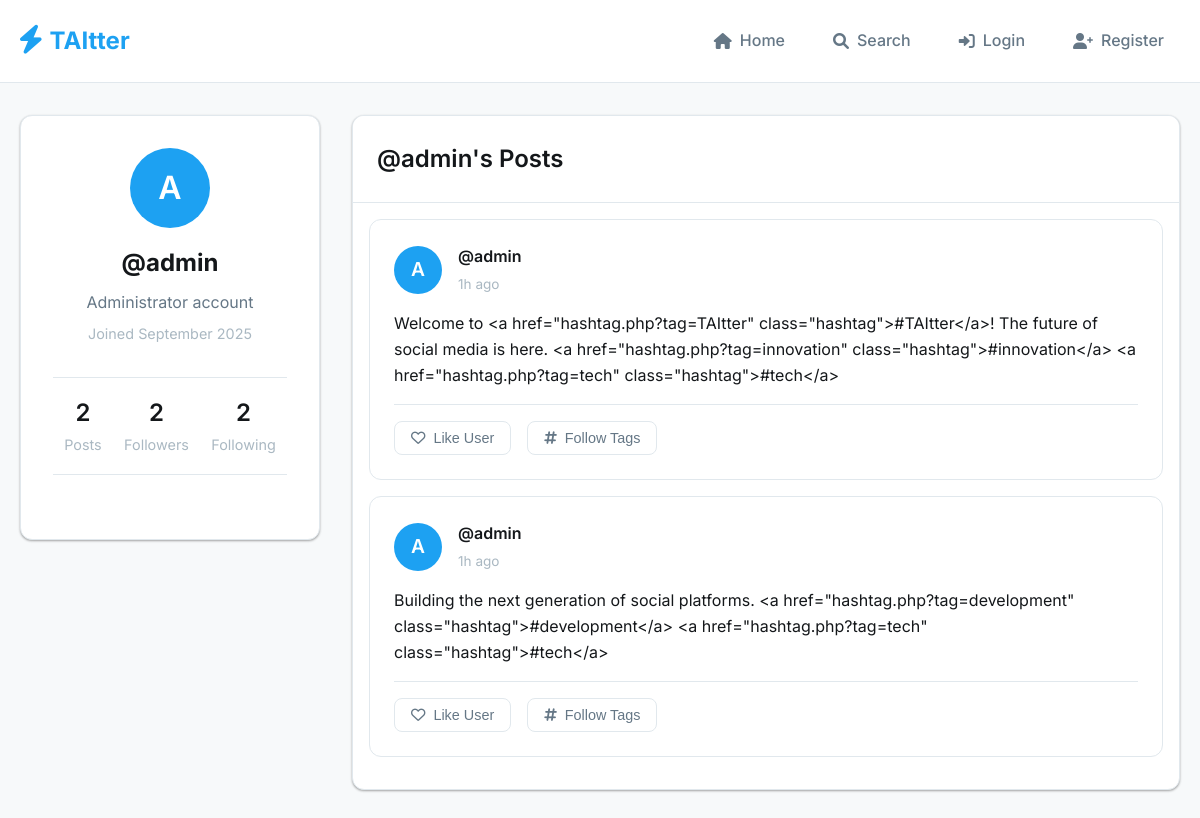
/profile.php?username=admin, run on the app's committed database.
### tables this page shows
CREATE TABLE users (
    id INT PRIMARY KEY AUTO_INCREMENT,
    username VARCHAR(50) UNIQUE NOT NULL,
    email VARCHAR(100) UNIQUE NOT NULL,
    password VARCHAR(255) NOT NULL,
    description TEXT,
    created_at TIMESTAMP DEFAULT CURRENT_TIMESTAMP,
    updated_at TIMESTAMP DEFAULT CURRENT_TIMESTAMP ON UPDATE CURRENT_TIMESTAMP,
    last_login TIMESTAMP NULL
);

CREATE TABLE posts (
    id INT PRIMARY KEY AUTO_INCREMENT,
    user_id INT NOT NULL,
    content VARCHAR(144) NOT NULL,
    created_at TIMESTAMP DEFAULT CURRENT_TIMESTAMP,
    FOREIGN KEY (user_id) REFERENCES users(id) ON DELETE CASCADE,
    INDEX idx_created_at (created_at),
    INDEX idx_user_id (user_id)
);

### config/config.php (called while the page is built, shortened)
<?php
function is_logged_in() {
    return isset($_SESSION['user_id']) && !empty($_SESSION['user_id']);
}
?>

### models/User.php (called while the page is built, shortened)
<?php
class User {
    private $conn;
    private $table_name = "users";
    public function __construct($db) {
        $this->conn = $db;
    }
    public function getByUsername($username) {
        $query = "SELECT id, email, username, description, created_at, last_login
                  FROM " . $this->table_name . "
                  WHERE username = :username
                  LIMIT 0,1";
        $stmt = $this->conn->prepare($query);
        $stmt->bindParam(":username", $username);
        $stmt->execute();
        if($stmt->rowCount() > 0) {
            $row = $stmt->fetch(PDO::FETCH_ASSOC);
            $this->id = $row['id'];
            $this->username = $row['username'];
            $this->description = $row['description'];
            $this->created_at = $row['created_at'];
            return true;
        }
        return false;
    }
    public function getStats($user_id) {
        $followers_query = "SELECT COUNT(*) as followers_count
                           FROM user_likes_users
                           WHERE liked_user_id = :user_id";
        $stmt = $this->conn->prepare($followers_query);
        $stmt->bindParam(":user_id", $user_id);
        $stmt->execute();
        $followers = $stmt->fetch(PDO::FETCH_ASSOC)['followers_count'];
        $following_query = "SELECT COUNT(*) as following_count
                           FROM user_likes_users
                           WHERE liker_id = :user_id";
        $stmt = $this->conn->prepare($following_query);
        $stmt->bindParam(":user_id", $user_id);
        $stmt->execute();
        $following = $stmt->fetch(PDO::FETCH_ASSOC)['following_count'];
        $posts_query = "SELECT COUNT(*) as posts_count
                       FROM posts
                       WHERE user_id = :user_id";
        $stmt = $this->conn->prepare($posts_query);
        $stmt->bindParam(":user_id", $user_id);
        $stmt->execute();
        $posts = $stmt->fetch(PDO::FETCH_ASSOC)['posts_count'];
        return [
            'followers' => $followers,
            'following' => $following,
            'posts' => $posts
        ];
    }
}
?>

### models/Post.php (called while the page is built, shortened)
<?php
class Post {
    private $conn;
    private $table_name = "posts";
    public function __construct($db) {
        $this->conn = $db;
    }
    public function getByUser($user_id, $limit = 20, $offset = 0) {
        $query = "SELECT p.id, p.user_id, p.content, p.created_at,
                         u.username, u.description as user_description
                  FROM " . $this->table_name . " p
                  LEFT JOIN users u ON p.user_id = u.id
                  WHERE p.user_id = :user_id
                  ORDER BY p.created_at DESC
                  LIMIT :limit OFFSET :offset";
        $stmt = $this->conn->prepare($query);
        $stmt->bindParam(":user_id", $user_id);
        $stmt->bindParam(":limit", $limit, PDO::PARAM_INT);
        $stmt->bindParam(":offset", $offset, PDO::PARAM_INT);
        $stmt->execute();
        return $stmt->fetchAll(PDO::FETCH_ASSOC);
    }
}
?>

### profile.php (the view, shortened to what this page needs)
<?php
require_once 'config/config.php';
require_once 'config/database.php';
require_once 'models/User.php';
require_once 'models/Post.php';
$database = new Database();
$db = $database->getConnection();
$user = new User($db);
$post = new Post($db);
$profile_username = $_GET['username'] ?? null;
if(!$user->getByUsername($profile_username)) {
    redirect('index.php');
}
$stats = $user->getStats($user->id);
$posts = $post->getByUser($user->id, 20, 0);
?>
<!DOCTYPE html>
<html lang="en">
<head>
    <link rel="stylesheet" href="assets/css/style.css">
    <link href="https://cdnjs.cloudflare.com/ajax/libs/font-awesome/6.0.0/css/all.min.css" rel="stylesheet">
</head>
<body>
    <div class="app-container">
        <header class="header">
            <div class="container">
                <div class="header-content">
                    <div class="logo">
                        <i class="fas fa-bolt"></i>
                        <span>TAItter</span>
                    </div>
                    <nav class="nav">
                        <a href="index.php" class="nav-link">
                            <i class="fas fa-home"></i>
                            <span>Home</span>
                        </a>
                        <a href="search.php" class="nav-link">
                            <i class="fas fa-search"></i>
                            <span>Search</span>
                        </a>
                        <?php if(is_logged_in()): ?>
                            <a href="profile.php" class="nav-link <?php echo $profile_username === $_SESSION['username'] ? 'active' : ''; ?>">
                                <i class="fas fa-user"></i>
                                <span>Profile</span>
                            </a>
                            <a href="settings.php" class="nav-link">
                                <i class="fas fa-cog"></i>
                                <span>Settings</span>
                            </a>
                            <a href="api/auth.php" class="nav-link logout-btn" onclick="logout()">
                                <i class="fas fa-sign-out-alt"></i>
                                <span>Logout</span>
                            </a>
                        <?php else: ?>
                            <a href="login.php" class="nav-link">
                                <i class="fas fa-sign-in-alt"></i>
                                <span>Login</span>
                            </a>
                            <a href="register.php" class="nav-link">
                                <i class="fas fa-user-plus"></i>
                                <span>Register</span>
                            </a>
                        <?php endif; ?>
                    </nav>
                </div>
            </div>
        </header>
        <main class="main">
            <div class="container">
                <div class="content-grid">
                    <aside class="sidebar">
                        <div class="profile-card">
                            <div class="profile-header">
                                <div class="profile-avatar">
                                    <?php echo strtoupper(substr($user->username, 0, 1)); ?>
                                </div>
                                <div class="profile-info">
                                    <h2>@<?php echo htmlspecialchars($user->username); ?></h2>
                                    <p class="profile-description">
                                        <?php echo htmlspecialchars($user->description ?: 'No description'); ?>
                                    </p>
                                    <p class="profile-joined">
                                        Joined <?php echo date('F Y', strtotime($user->created_at)); ?>
                                    </p>
                                </div>
                            </div>
                            <div class="profile-stats">
                                <div class="stat">
                                    <span class="stat-number"><?php echo $stats['posts']; ?></span>
                                    <span class="stat-label">Posts</span>
                                </div>
                                <div class="stat">
                                    <span class="stat-number"><?php echo $stats['followers']; ?></span>
                                    <span class="stat-label">Followers</span>
                                </div>
                                <div class="stat">
                                    <span class="stat-number"><?php echo $stats['following']; ?></span>
                                    <span class="stat-label">Following</span>
                                </div>
                            </div>
                        </div>
                    </aside>
                    <div class="main-content">
                        <div class="feed-header">
                            <h2>@<?php echo htmlspecialchars($user->username); ?>'s Posts</h2>
                        </div>
                        <div class="posts-container" id="posts-container">
                            <?php if(empty($posts)): ?>
                                <div class="empty-state">
                                    <i class="fas fa-comments"></i>
                                    <h3>No posts yet</h3>
                                    <p>@<?php echo htmlspecialchars($user->username); ?> hasn't posted anything yet.</p>
                                </div>
                            <?php else: ?>
                                <?php foreach($posts as $post): ?>
                                    <div class="post" data-post-id="<?php echo $post['id']; ?>">
                                        <div class="post-header">
                                            <div class="user-info">
                                                <div class="avatar">
                                                    <?php echo strtoupper(substr($post['username'], 0, 1)); ?>
                                                </div>
                                                <div class="user-details">
                                                    <a href="profile.php?username=<?php echo urlencode($post['username']); ?>" class="username">
                                                        @<?php echo htmlspecialchars($post['username']); ?>
                                                    </a>
                                                    <span class="post-time">
                                                        <?php echo time_ago($post['created_at']); ?>
                                                    </span>
                                                </div>
                                            </div>
                                        </div>
                                        <div class="post-content">
                                            <?php echo format_post_content($post['content']); ?>
                                        </div>
                                        <div class="post-actions">
                                            <button class="action-btn like-user-btn" data-user-id="<?php echo $post['user_id']; ?>">
                                                <i class="far fa-heart"></i>
                                                <span>Like User</span>
                                            </button>
                                            <button class="action-btn follow-hashtag-btn" data-hashtags='<?php echo json_encode(extract_hashtags($post['content'])); ?>'>
                                                <i class="fas fa-hashtag"></i>
                                                <span>Follow Tags</span>
                                            </button>
                                        </div>
                                    </div>
                                <?php endforeach; ?>
                            <?php endif; ?>
                        </div>
                    </div>
                </div>
            </div>
        </main>
    </div>
</body>
</html>
<?php
function time_ago($datetime) {
    $time = time() - strtotime($datetime);
    if ($time < 86400) return floor($time/3600) . 'h ago';
    return floor($time/31536000) . 'y ago';
}
function format_post_content($content) {
    $content = preg_replace('/#(\w+)/', '<a href="hashtag.php?tag=$1" class="hashtag">#$1</a>', $content);
    $content = preg_replace('/@(\w+)/', '<a href="profile.php?username=$1" class="mention">@$1</a>', $content);
    return nl2br(htmlspecialchars($content));
}
function extract_hashtags($content) {
    preg_match_all('/#(\w+)/', $content, $matches);
    return $matches[1];
}
?>

### assets/css/style.css (style rules this page uses)
:root { --primary-color: #1da1f2; --primary-hover: #0d8bd9; --secondary-color: #657786; --success-color: #17bf63; --danger-color: #e0245e; --warning-color: #ffad1f; --background-color: #f7f9fa; --surface-color: #ffffff; --border-color: #e1e8ed; --text-primary: #14171a; --text-secondary: #657786; --text-muted: #aab8c2; --shadow: 0 1px 3px rgba(0, 0, 0, 0.12), 0 1px 2px rgba(0, 0, 0, 0.24); --shadow-hover: 0 3px 6px rgba(0, 0, 0, 0.16), 0 3px 6px rgba(0, 0, 0, 0.23); --border-radius: 12px; --border-radius-sm: 8px; --transition: all 0.2s ease-in-out; }
* { margin: 0; padding: 0; box-sizing: border-box; }
body { font-family: 'Inter', -apple-system, BlinkMacSystemFont, 'Segoe UI', Roboto, sans-serif; background-color: var(--background-color); color: var(--text-primary); line-height: 1.6; }
.container { max-width: 1200px; margin: 0 auto; padding: 0 20px; }
.header { background: var(--surface-color); border-bottom: 1px solid var(--border-color); position: sticky; top: 0; z-index: 100; backdrop-filter: blur(10px); }
.header-content { display: flex; align-items: center; justify-content: space-between; padding: 1rem 0; }
.logo { display: flex; align-items: center; gap: 0.5rem; font-size: 1.5rem; font-weight: 700; color: var(--primary-color); text-decoration: none; }
.logo i { font-size: 1.8rem; }
.nav { display: flex; align-items: center; gap: 1rem; }
.nav-link { display: flex; align-items: center; gap: 0.5rem; padding: 0.75rem 1rem; border-radius: var(--border-radius-sm); text-decoration: none; color: var(--text-secondary); font-weight: 500; transition: var(--transition); }
.main { padding: 2rem 0; min-height: calc(100vh - 80px); }
.content-grid { display: grid; grid-template-columns: 300px 1fr; gap: 2rem; align-items: start; }
.sidebar { position: sticky; top: 100px; }
.main-content { background: var(--surface-color); border-radius: var(--border-radius); box-shadow: var(--shadow); border: 1px solid var(--border-color); overflow: hidden; }
.feed-header { display: flex; align-items: center; justify-content: space-between; padding: 1.5rem; border-bottom: 1px solid var(--border-color); background: var(--surface-color); }
.feed-header h2 { font-size: 1.5rem; font-weight: 600; color: var(--text-primary); }
.posts-container { padding: 1rem; }
.post { background: var(--surface-color); border: 1px solid var(--border-color); border-radius: var(--border-radius); padding: 1.5rem; margin-bottom: 1rem; transition: var(--transition); }
.post-header { display: flex; align-items: center; justify-content: space-between; margin-bottom: 1rem; }
.user-info { display: flex; align-items: center; gap: 1rem; }
.avatar { width: 48px; height: 48px; border-radius: 50%; background: var(--primary-color); color: white; display: flex; align-items: center; justify-content: center; font-weight: 600; font-size: 1.2rem; }
.user-details { display: flex; flex-direction: column; gap: 0.25rem; }
.username { font-weight: 600; color: var(--text-primary); text-decoration: none; font-size: 1rem; }
.post-time { color: var(--text-muted); font-size: 0.85rem; }
.post-content { margin-bottom: 1rem; line-height: 1.6; font-size: 1rem; }
.post-actions { display: flex; gap: 1rem; padding-top: 1rem; border-top: 1px solid var(--border-color); }
.action-btn { display: flex; align-items: center; gap: 0.5rem; padding: 0.5rem 1rem; background: transparent; border: 1px solid var(--border-color); border-radius: var(--border-radius-sm); color: var(--text-secondary); cursor: pointer; transition: var(--transition); font-size: 0.9rem; }

### data on the page
users: username "A", username "admin", description "Administrator account", created_at "September 2025"
posts: user.username "A", user.username "admin", created_at "1h ago", content "Welcome to <a href=\"hashtag.php?tag=TAItter\" class=\"hashtag\">#TAItter</a>! The future of social media is here. <a href=\"hashtag.php?tag=innovation\" class=\"hashtag\">#innovation</a> <a href=\"hashtag.php?tag=tech\" class=\"hashtag\">#tech</a>"
posts: user.username "A", user.username "admin", created_at "1h ago", content "Building the next generation of social platforms. <a href=\"hashtag.php?tag=development\" class=\"hashtag\">#development</a> <a href=\"hashtag.php?tag=tech\" class=\"hashtag\">#tech</a>"

### other printed values
$stats['posts'] "2"
$stats['followers'] "2"
$stats['following'] "2"
